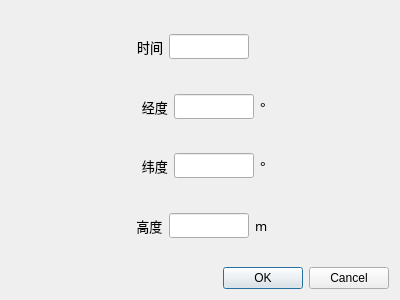
<?xml version="1.0" encoding="UTF-8"?>
<ui version="4.0">
 <class>Dialog_para_platform</class>
 <widget class="QDialog" name="Dialog_para_platform">
  <property name="geometry">
   <rect>
    <x>0</x>
    <y>0</y>
    <width>400</width>
    <height>300</height>
   </rect>
  </property>
  <property name="windowTitle">
   <string>平台导航定位信息</string>
  </property>
  <layout class="QVBoxLayout" name="verticalLayout">
   <item>
    <widget class="QWidget" name="widget" native="true">
     <property name="styleSheet">
      <string notr="true">QWidget#widget{background-image:url(:/img/image_dialog.jpg)}</string>
     </property>
     <layout class="QVBoxLayout" name="verticalLayout_2">
      <item>
       <layout class="QHBoxLayout" name="horizontalLayout_30">
        <item>
         <spacer name="horizontalSpacer">
          <property name="orientation">
           <enum>Qt::Horizontal</enum>
          </property>
          <property name="sizeHint" stdset="0">
           <size>
            <width>40</width>
            <height>20</height>
           </size>
          </property>
         </spacer>
        </item>
        <item>
         <widget class="QLabel" name="label_56">
          <property name="font">
           <font>
            <family>黑体</family>
            <pointsize>10</pointsize>
           </font>
          </property>
          <property name="styleSheet">
           <string notr="true">QLabel#label_46{color:white}</string>
          </property>
          <property name="text">
           <string>时间</string>
          </property>
         </widget>
        </item>
        <item>
         <widget class="QLineEdit" name="lineEdit_27">
          <property name="maximumSize">
           <size>
            <width>80</width>
            <height>16777215</height>
           </size>
          </property>
          <property name="font">
           <font>
            <family>黑体</family>
           </font>
          </property>
          <property name="readOnly">
           <bool>false</bool>
          </property>
         </widget>
        </item>
        <item>
         <widget class="QLabel" name="label_57">
          <property name="font">
           <font>
            <family>黑体</family>
            <pointsize>10</pointsize>
           </font>
          </property>
          <property name="styleSheet">
           <string notr="true">QLabel#label_47{color:white}</string>
          </property>
          <property name="text">
           <string/>
          </property>
         </widget>
        </item>
        <item>
         <spacer name="horizontalSpacer_27">
          <property name="orientation">
           <enum>Qt::Horizontal</enum>
          </property>
          <property name="sizeHint" stdset="0">
           <size>
            <width>40</width>
            <height>20</height>
           </size>
          </property>
         </spacer>
        </item>
       </layout>
      </item>
      <item>
       <layout class="QHBoxLayout" name="horizontalLayout_27">
        <item>
         <spacer name="horizontalSpacer_2">
          <property name="orientation">
           <enum>Qt::Horizontal</enum>
          </property>
          <property name="sizeHint" stdset="0">
           <size>
            <width>40</width>
            <height>20</height>
           </size>
          </property>
         </spacer>
        </item>
        <item>
         <widget class="QLabel" name="label_50">
          <property name="font">
           <font>
            <family>黑体</family>
            <pointsize>10</pointsize>
           </font>
          </property>
          <property name="styleSheet">
           <string notr="true">QLabel#label_46{color:white}</string>
          </property>
          <property name="text">
           <string>  经度</string>
          </property>
         </widget>
        </item>
        <item>
         <widget class="QLineEdit" name="lineEdit_24">
          <property name="maximumSize">
           <size>
            <width>80</width>
            <height>16777215</height>
           </size>
          </property>
          <property name="font">
           <font>
            <family>黑体</family>
           </font>
          </property>
          <property name="readOnly">
           <bool>false</bool>
          </property>
         </widget>
        </item>
        <item>
         <widget class="QLabel" name="label_51">
          <property name="font">
           <font>
            <family>黑体</family>
            <pointsize>10</pointsize>
           </font>
          </property>
          <property name="styleSheet">
           <string notr="true">QLabel#label_47{color:white}</string>
          </property>
          <property name="text">
           <string>°</string>
          </property>
         </widget>
        </item>
        <item>
         <spacer name="horizontalSpacer_24">
          <property name="orientation">
           <enum>Qt::Horizontal</enum>
          </property>
          <property name="sizeHint" stdset="0">
           <size>
            <width>40</width>
            <height>20</height>
           </size>
          </property>
         </spacer>
        </item>
       </layout>
      </item>
      <item>
       <layout class="QHBoxLayout" name="horizontalLayout_29">
        <item>
         <spacer name="horizontalSpacer_3">
          <property name="orientation">
           <enum>Qt::Horizontal</enum>
          </property>
          <property name="sizeHint" stdset="0">
           <size>
            <width>40</width>
            <height>20</height>
           </size>
          </property>
         </spacer>
        </item>
        <item>
         <widget class="QLabel" name="label_54">
          <property name="font">
           <font>
            <family>黑体</family>
            <pointsize>10</pointsize>
           </font>
          </property>
          <property name="styleSheet">
           <string notr="true">QLabel#label_46{color:white}</string>
          </property>
          <property name="text">
           <string>  纬度</string>
          </property>
         </widget>
        </item>
        <item>
         <widget class="QLineEdit" name="lineEdit_26">
          <property name="maximumSize">
           <size>
            <width>80</width>
            <height>16777215</height>
           </size>
          </property>
          <property name="font">
           <font>
            <family>黑体</family>
           </font>
          </property>
          <property name="readOnly">
           <bool>false</bool>
          </property>
         </widget>
        </item>
        <item>
         <widget class="QLabel" name="label_55">
          <property name="font">
           <font>
            <family>黑体</family>
            <pointsize>10</pointsize>
           </font>
          </property>
          <property name="styleSheet">
           <string notr="true">QLabel#label_47{color:white}</string>
          </property>
          <property name="text">
           <string>°</string>
          </property>
         </widget>
        </item>
        <item>
         <spacer name="horizontalSpacer_26">
          <property name="orientation">
           <enum>Qt::Horizontal</enum>
          </property>
          <property name="sizeHint" stdset="0">
           <size>
            <width>40</width>
            <height>20</height>
           </size>
          </property>
         </spacer>
        </item>
       </layout>
      </item>
      <item>
       <layout class="QHBoxLayout" name="horizontalLayout_28">
        <item>
         <spacer name="horizontalSpacer_4">
          <property name="orientation">
           <enum>Qt::Horizontal</enum>
          </property>
          <property name="sizeHint" stdset="0">
           <size>
            <width>40</width>
            <height>20</height>
           </size>
          </property>
         </spacer>
        </item>
        <item>
         <widget class="QLabel" name="label_52">
          <property name="font">
           <font>
            <family>黑体</family>
            <pointsize>10</pointsize>
           </font>
          </property>
          <property name="styleSheet">
           <string notr="true">QLabel#label_46{color:white}</string>
          </property>
          <property name="text">
           <string> 高度</string>
          </property>
         </widget>
        </item>
        <item>
         <widget class="QLineEdit" name="lineEdit_25">
          <property name="maximumSize">
           <size>
            <width>80</width>
            <height>16777215</height>
           </size>
          </property>
          <property name="font">
           <font>
            <family>黑体</family>
           </font>
          </property>
          <property name="readOnly">
           <bool>false</bool>
          </property>
         </widget>
        </item>
        <item>
         <widget class="QLabel" name="label_53">
          <property name="font">
           <font>
            <family>黑体</family>
            <pointsize>10</pointsize>
           </font>
          </property>
          <property name="styleSheet">
           <string notr="true">QLabel#label_47{color:white}</string>
          </property>
          <property name="text">
           <string>m</string>
          </property>
         </widget>
        </item>
        <item>
         <spacer name="horizontalSpacer_25">
          <property name="orientation">
           <enum>Qt::Horizontal</enum>
          </property>
          <property name="sizeHint" stdset="0">
           <size>
            <width>40</width>
            <height>20</height>
           </size>
          </property>
         </spacer>
        </item>
       </layout>
      </item>
     </layout>
    </widget>
   </item>
   <item>
    <widget class="QDialogButtonBox" name="buttonBox">
     <property name="orientation">
      <enum>Qt::Horizontal</enum>
     </property>
     <property name="standardButtons">
      <set>QDialogButtonBox::Cancel|QDialogButtonBox::Ok</set>
     </property>
    </widget>
   </item>
  </layout>
 </widget>
 <resources/>
 <connections>
  <connection>
   <sender>buttonBox</sender>
   <signal>accepted()</signal>
   <receiver>Dialog_para_platform</receiver>
   <slot>accept()</slot>
   <hints>
    <hint type="sourcelabel">
     <x>248</x>
     <y>254</y>
    </hint>
    <hint type="destinationlabel">
     <x>157</x>
     <y>274</y>
    </hint>
   </hints>
  </connection>
  <connection>
   <sender>buttonBox</sender>
   <signal>rejected()</signal>
   <receiver>Dialog_para_platform</receiver>
   <slot>reject()</slot>
   <hints>
    <hint type="sourcelabel">
     <x>316</x>
     <y>260</y>
    </hint>
    <hint type="destinationlabel">
     <x>286</x>
     <y>274</y>
    </hint>
   </hints>
  </connection>
 </connections>
</ui>
